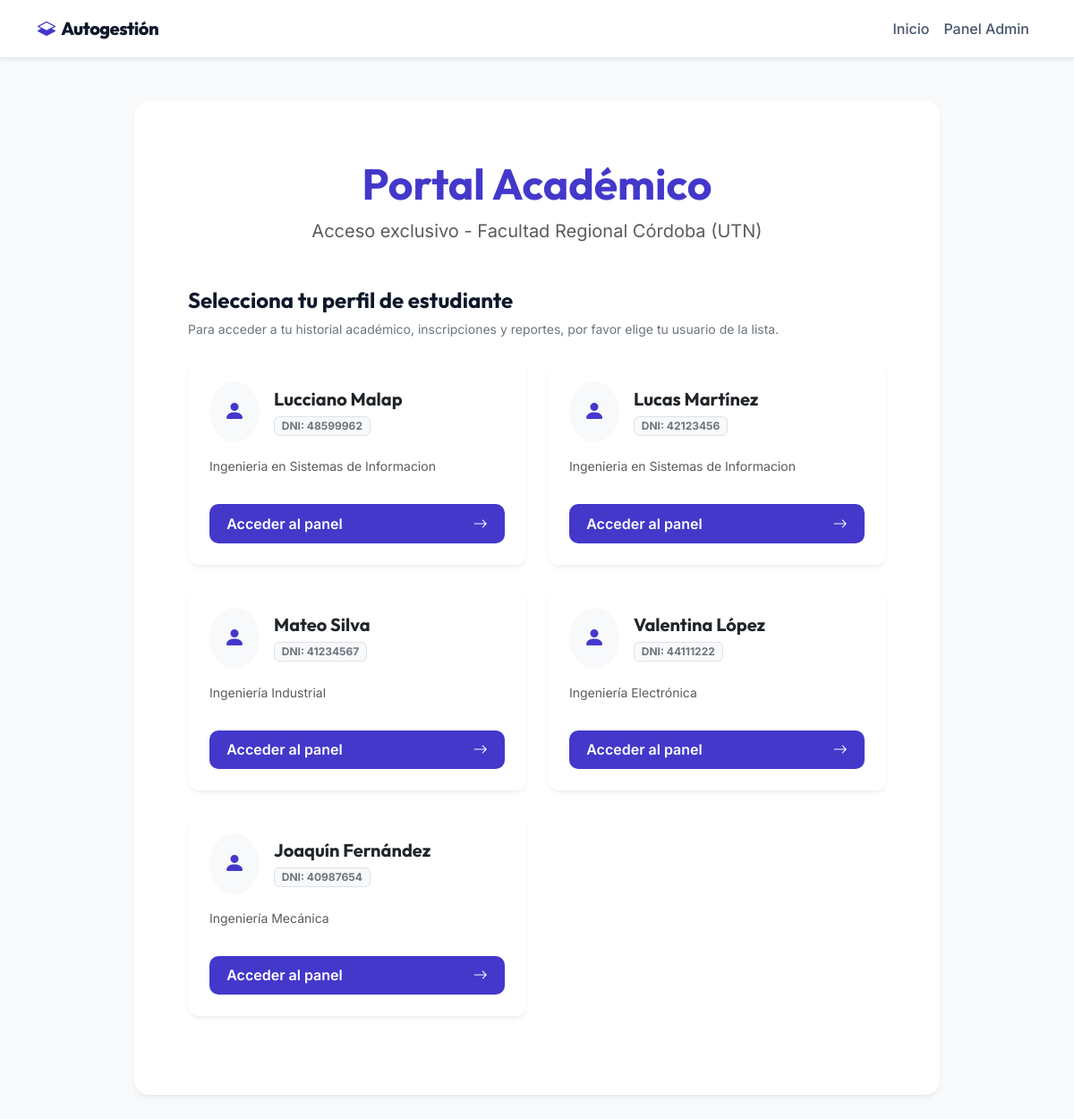
The page / on the database its author committed.
### UTN/models.py (models this page shows, shortened)
class Alumno(models.Model):
    carrera = models.ForeignKey(Carrera, on_delete=models.CASCADE, related_name="alumnos")
    nombre_completo = models.CharField(max_length=100)
    usuario = models.OneToOneField(User, on_delete=models.CASCADE, null=True, blank=True)
    documento = models.IntegerField(unique=True)
    email = models.EmailField(max_length=100)

class Carrera(models.Model):
    nombre = models.CharField(max_length=100)
    sigla = models.CharField(max_length=20)

### UTN/views.py (the view)
# urls.py: path('', views.inicio, name='utn'),
def inicio(request):
    return render(request, 'UTN/utn.html', {'alumnos': Alumno.objects.all()})

### UTN/templates/UTN/utn.html (shortened to what this page needs)
{% extends 'UTN/base.html' %}
{% block content %}
<div class="p-5 mb-5 bg-white rounded-organic shadow-soft border-0 text-center mx-auto" style="max-width: 900px;">
    <div class="container-fluid py-3">
        <h1 class="display-5 fw-bold text-primary-modern mb-2">Portal Académico</h1>
        <p class="fs-5 text-muted mb-4">Acceso exclusivo - Facultad Regional Córdoba (UTN)</p>
        <div class="mt-5 mb-4 text-start">
            <h4 class="fw-bold">Selecciona tu perfil de estudiante</h4>
            <p class="text-secondary small">Para acceder a tu historial académico, inscripciones y reportes, por favor elige tu usuario de la lista.</p>
        </div>
        <div class="row justify-content-start text-start" id="listaAlumnos">
            {% if alumnos %}
                {% for alumno in alumnos %}
                <div class="col-lg-6 mb-4">
                    <div class="card h-100 border-0 rounded-organic-sm shadow-soft shadow-hover p-2">
                        <div class="card-body d-flex flex-column">
                            <div class="d-flex align-items-center mb-3">
                                <div class="bg-light rounded-circle p-3 me-3 text-primary-modern">
                                    <i class="bi bi-person-fill fs-4"></i>
                                </div>
                                <div>
                                    <h5 class="card-title mb-1 fw-bold">{{ alumno.nombre_completo }}</h5>
                                    <span class="badge bg-light text-secondary border">DNI: {{ alumno.documento }}</span>
                                </div>
                            </div>
                            <p class="card-text text-muted small flex-grow-1">{{ alumno.carrera.nombre }}</p>
                            <div class="mt-3 text-end">
                                <a href="{% url 'login' %}" class="btn btn-modern btn-modern-primary w-100 d-flex justify-content-between align-items-center">
                                    <span>Acceder al panel</span>
                                    <i class="bi bi-arrow-right"></i>
                                </a>
                            </div>
                        </div>
                    </div>
                </div>
                {% endfor %}
            {% endif %}
        </div>
    </div>
</div>
{% endblock %}

### UTN/static/UTN/css/custom.css (style rules this page uses)
body { font-family: 'Inter', sans-serif; background-color: #f8fafc; color: #334155; -webkit-font-smoothing: antialiased; }
h1, h2, h3, h4, h5, h6 { font-family: 'Outfit', sans-serif; color: #0f172a; font-weight: 700; }
.text-primary-modern { color: #4338ca !important; }
.shadow-soft { box-shadow: 0 4px 6px -1px rgb(0 0 0 / 0.05), 0 2px 4px -2px rgb(0 0 0 / 0.05) !important; border: 1px solid #f1f5f9; }
.rounded-organic { border-radius: 16px !important; }
.rounded-organic-sm { border-radius: 12px !important; }
.btn-modern { border-radius: 10px; font-weight: 600; padding: 0.6rem 1.2rem; transition: all 0.2s; }
.btn-modern-primary { background-color: #4338ca; border: none; color: white; }

### rows shown on the page
Alumno: nombre_completo "Lucciano Malap", documento "48599962", carrera.nombre "Ingenieria en Sistemas de Informacion"
Alumno: nombre_completo "Lucas Martínez", documento "42123456", carrera.nombre "Ingenieria en Sistemas de Informacion"
Alumno: nombre_completo "Mateo Silva", documento "41234567", carrera.nombre "Ingeniería Industrial"
Alumno: nombre_completo "Valentina López", documento "44111222", carrera.nombre "Ingeniería Electrónica"
Alumno: nombre_completo "Joaquín Fernández", documento "40987654", carrera.nombre "Ingeniería Mecánica"
